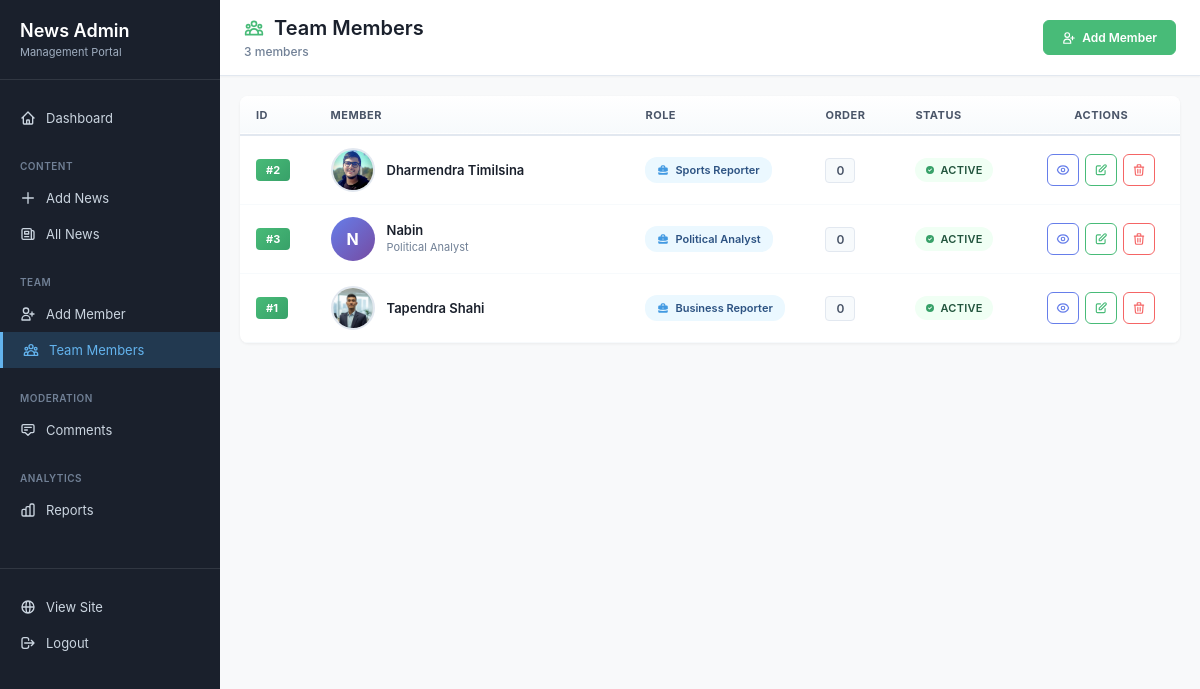
/custom-admin/team/ (signed in), run on an earlier commit of the app's database.
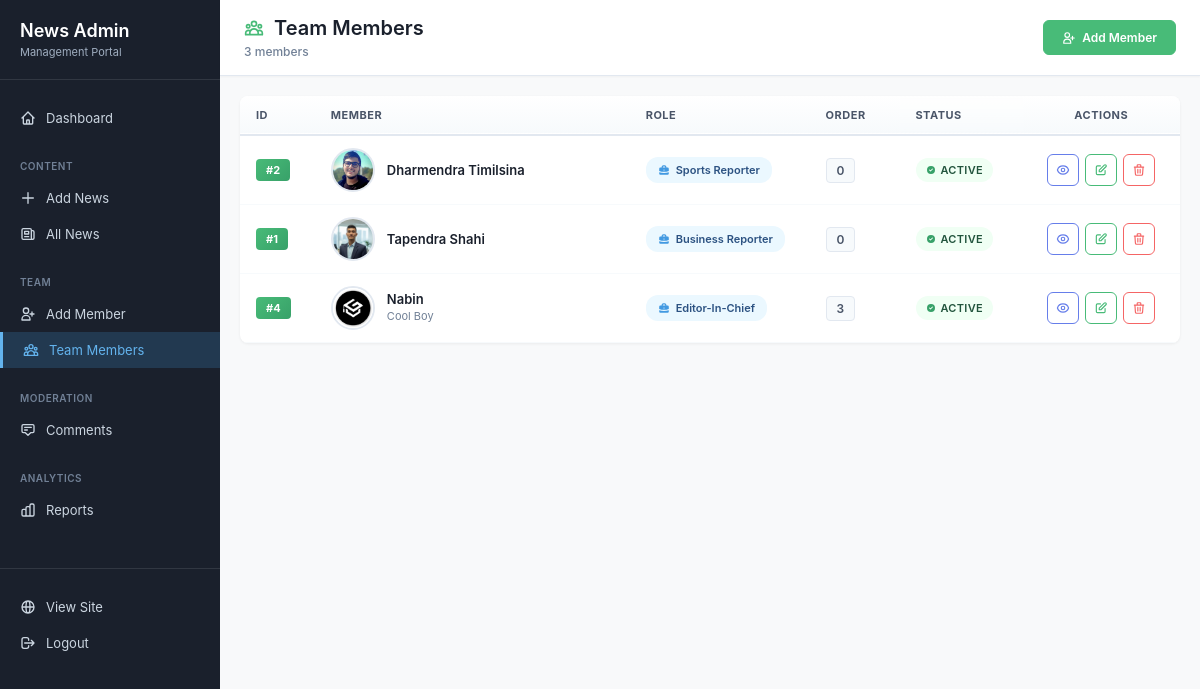
And on a later commit of the database.
### news/models.py (models this page shows, shortened)
class TeamMember(models.Model):
    ROLE_CHOICES = [
        ('editor_in_chief', 'Editor-in-Chief'),
        ('tech_editor', 'Tech Editor'),
        ('political_analyst', 'Political Analyst'),
        ('business_reporter', 'Business Reporter'),
        ('sports_reporter', 'Sports Reporter'),
        ('senior_editor', 'Senior Editor'),
        ('staff_writer', 'Staff Writer'),
        ('photographer', 'Photographer'),
        ('video_journalist', 'Video Journalist'),
    ]
    name = models.CharField(max_length=255)
    role = models.CharField(max_length=50, choices=ROLE_CHOICES)
    bio = models.TextField(blank=True, help_text="Brief biography of the team member")
    photo = models.ImageField(upload_to='team_photos/', blank=True, null=True, help_text="Professional headshot")
    email = models.EmailField(blank=True, help_text="Professional email address")
    twitter_url = models.URLField(blank=True, help_text="Twitter profile URL")
    linkedin_url = models.URLField(blank=True, help_text="LinkedIn profile URL")
    is_active = models.BooleanField(default=True, help_text="Is this team member currently active?")
    order = models.IntegerField(default=0, help_text="Display order (lower numbers appear first)")
    joined_date = models.DateField(auto_now_add=True)
    class Meta:
        ordering = ['order', 'name']
        verbose_name = 'Team Member'
        verbose_name_plural = 'Team Members'

### news/admin_views.py (the view)
# urls.py: path('team/', admin_views.admin_team_list, name='team_list'),
@staff_member_required
def admin_team_list(request):
    team_members = TeamMember.objects.all().order_by('order', 'name')
    context = {
        'team_members': team_members,
    }
    return render(request, 'admin/custom_team_list.html', context)

### news/templates/admin/custom_team_list.html (shortened to what the changed rows need)
{% extends 'admin/base_custom.html' %}
{% block content %}
<div class="team-list-wrapper">
    <div class="list-header">
        <div class="header-info">
            <h1>
                Team Members
            </h1>
        </div>
    </div>
    <div class="table-container">
        <table class="team-table">
            <thead>
                <tr>
                    <th style="width: 50px;">ID</th>
                    <th style="width: 280px;">Member</th>
                    <th style="width: 160px;">Role</th>
                    <th style="width: 80px;">Order</th>
                    <th style="width: 100px;">Status</th>
                    <th style="width: 120px; text-align: center;">Actions</th>
                </tr>
            </thead>
            <tbody>
                {% for member in team_members %}
                <tr>
                    <td>
                        <span class="id-badge">#{{ member.id }}</span>
                    </td>
                    <td>
                        <div class="member-info">
                            <a href="{% url 'custom_admin:team_detail' member.id %}" class="member-link">
                                {% if member.photo %}
                                <img src="{{ member.photo.url }}" alt="{{ member.name }}" class="member-photo">
                                {% else %}
                                <div class="member-avatar">{{ member.name|slice:":1"|upper }}</div>
                                {% endif %}
                                <div class="member-details">
                                    <span class="member-name">{{ member.name }}</span>
                                    {% if member.bio %}
                                    <span class="member-bio">{{ member.bio|truncatewords:8 }}</span>
                                    {% endif %}
                                </div>
                            </a>
                        </div>
                    </td>
                    <td>
                        <span class="role-badge">
                            {{ member.get_role_display }}
                        </span>
                    </td>
                    <td>
                        <span class="order-badge">{{ member.order }}</span>
                    </td>
                    <td>
                        {% if member.is_active %}
                        <span class="status-badge status-active">
                            <svg width="10" height="10" fill="currentColor" viewBox="0 0 20 20">
                                <path fill-rule="evenodd" d="M10 18a8 8 0 100-16 8 8 0 000 16zm3.707-9.293a1 1 0 00-1.414-1.414L9 10.586 7.707 9.293a1 1 0 00-1.414 1.414l2 2a1 1 0 001.414 0l4-4z"/>
                            </svg>
                            Active
                        </span>
                        {% endif %}
                    </td>
                    <td>
                        <div class="action-buttons">
                            <a href="{% url 'custom_admin:team_detail' member.id %}" class="btn-action btn-view" title="View">
                            </a>
                            <a href="{% url 'custom_admin:team_edit' member.id %}" class="btn-action btn-edit" title="Edit">
                                <svg width="14" height="14" fill="none" stroke="currentColor" viewBox="0 0 24 24">
                                    <path stroke-linecap="round" stroke-linejoin="round" stroke-width="2" d="M11 5H6a2 2 0 00-2 2v11a2 2 0 002 2h11a2 2 0 002-2v-5m-1.414-9.414a2 2 0 112.828 2.828L11.828 15H9v-2.828l8.586-8.586z"/>
                                </svg>
                            </a>
                            <a href="{% url 'custom_admin:team_delete' member.id %}" class="btn-action btn-delete"
                               onclick="return confirm('Delete {{ member.name }}?')" title="Delete">
                                <svg width="14" height="14" fill="none" stroke="currentColor" viewBox="0 0 24 24">
                                    <path stroke-linecap="round" stroke-linejoin="round" stroke-width="2" d="M19 7l-.867 12.142A2 2 0 0116.138 21H7.862a2 2 0 01-1.995-1.858L5 7m5 4v6m4-6v6m1-10V4a1 1 0 00-1-1h-4a1 1 0 00-1 1v3M4 7h16"/>
                                </svg>
                            </a>
                        </div>
                    </td>
                </tr>
                {% endfor %}
            </tbody>
        </table>
    </div>
</div>
{% endblock %}

What changed in the data, as far as the page shows it:
removed TeamMember: id "3", name "N", name "Nabin", bio "Political Analyst", role "Political Analyst", order "0", is_active True (drawn)
added TeamMember: id "4", photo (picture), name "Nabin", bio "Cool Boy", role "Editor-In-Chief", order "3", is_active True (drawn)
